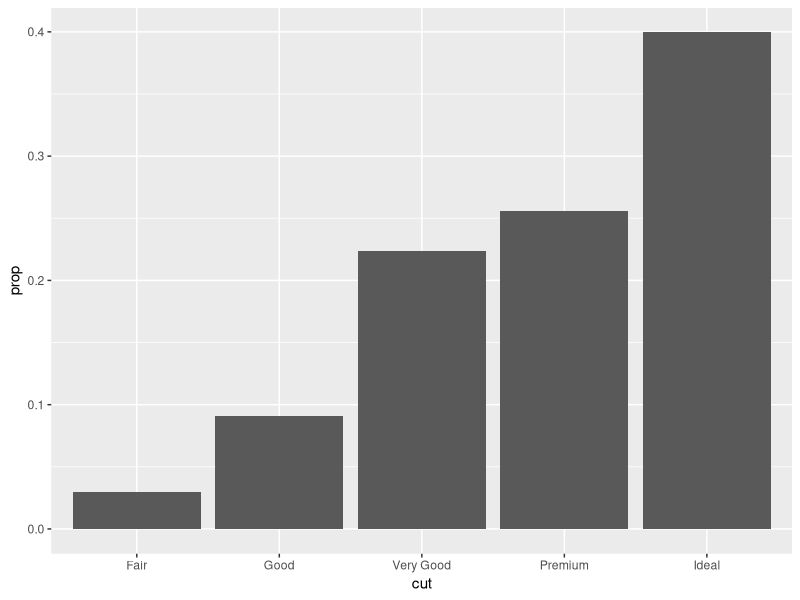
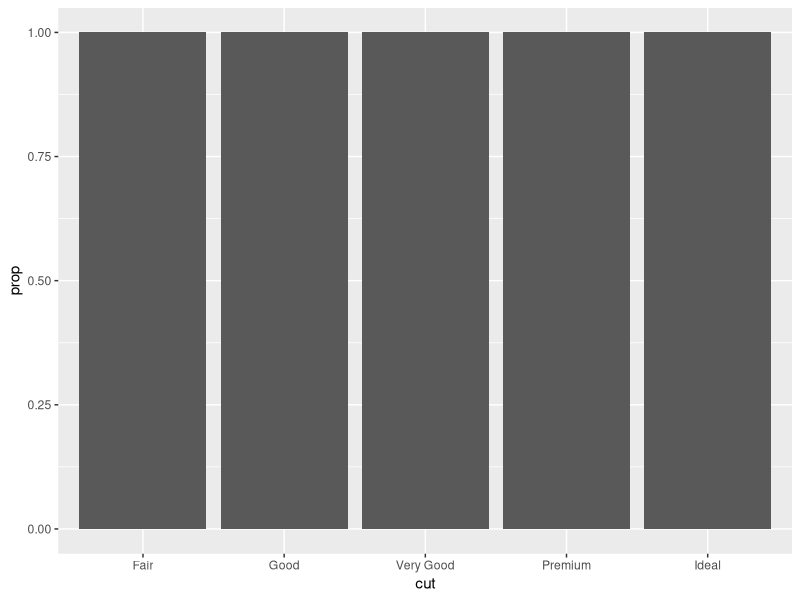
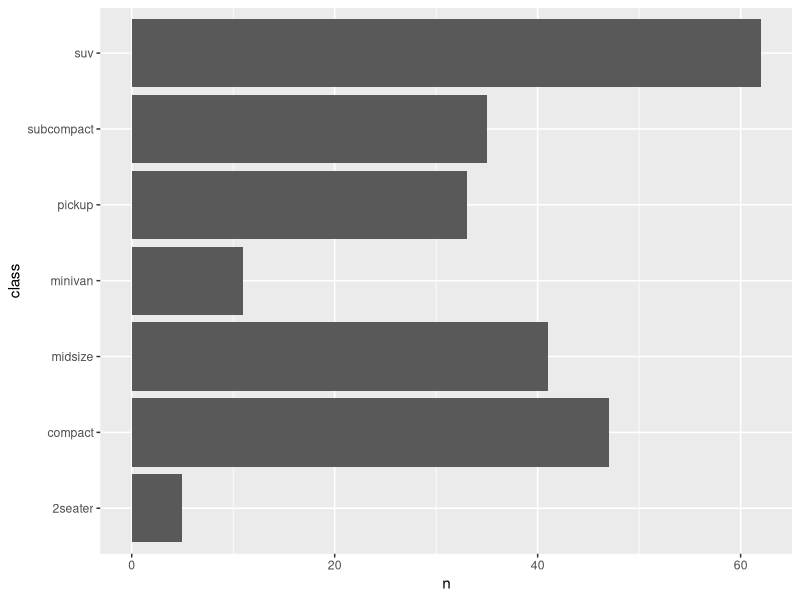

These charts were generated, in order, by the following R code: (Note: this script raises an error after producing the figures.)
library(tidyverse)


# proportion bar chart ----------------------------------------------------

ggplot(data = diamonds,
       mapping = aes(x = cut,
                     y = after_stat(prop),
                     group = 1)) +
  geom_bar()


# what happens without group = 1

ggplot(data = diamonds,
       mapping = aes(x = cut,
                     y = after_stat(prop)
       )) +
  geom_bar()




# geom_col() --------------------------------------------------------------
mpg <- mpg

df_mpg <- mpg |> 
  count(class)

ggplot(data = df_mpg,
       mapping = aes(y = class,
                     x = n)) +
  geom_col()


# error
ggplot(data = df_mpg,
       mapping = aes(y = class,
                     x = n)) +
  geom_bar()


ggplot(data = df_mpg,
       mapping = aes(y = class)) +
  geom_bar()





# sorted bar chart --------------------------------------------------------


ggplot(data = df_mpg,
       mapping = aes(y = class,
                     x = n)) +
  geom_col()


ggplot(data = df_mpg,
       mapping = aes(x = n,
                     y = fct_reorder(class, n))) +
  geom_col()




ggplot(data = mpg,
       mapping = aes(x = hwy,
                     y = class)) +
  geom_boxplot()

ggplot(data = mpg,
       mapping = aes(x = hwy,
                     y = fct_reorder(class, hwy))) +
  geom_boxplot() 




# classwork - dist --------------------------------------------------------


# stacked bars
ggplot(data = top5_carriers,
       mapping = aes(y = origin,
                     fill = carrier)) +
  geom_bar() +
  scale_fill_colorblind()

ggplot(data = top5_carriers,
       mapping = aes(y = origin,
                     fill = carrier)) +
  geom_bar(position = "fill") +
  scale_fill_colorblind()

ggplot(data = top5_carriers,
       mapping = aes(y = origin,
                     fill = carrier)) +
  geom_bar(position = "dodge2") +
  scale_fill_colorblind()

ggplot(data = top5_carriers,
       mapping = aes(y = carrier)) +
  geom_bar() +
  facet_wrap(~origin) 




# q1g

top5_n <- flights |> 
  count(carrier) |> 
  arrange(-n) |> 
  head(5)

ggplot(data = top5_n,
       mapping = aes(x = n,
                     y = carrier,
                     )) +
  geom_col()




ggplot(data = top5_n,
       mapping = aes(x = n,
                     y = fct_reorder(carrier, n),
       )) +
  geom_col()



carrier_per_origin <- flights |> 
  count(origin, carrier) |> 
  arrange(carrier, -n)





